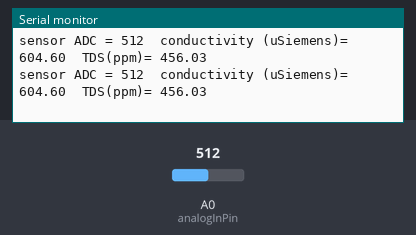
Bench run of a sketch on a simulated Arduino Uno, built with avr-gcc and run on an emulated ATmega328P. Shown: the last lines printed to the serial monitor. Inputs (shaded band) come from the test bench; at power-on: A0 (analogInPin) = 512.

Above: at 1.3 s.
1.4 s: A0 (analogInPin) set to 716
At 1.9 s:
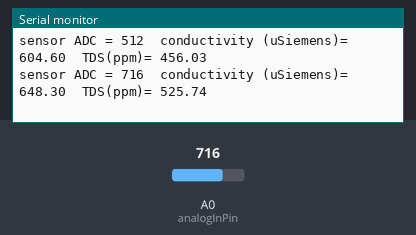
2.9 s: A0 (analogInPin) set to 900
At 3.4 s:
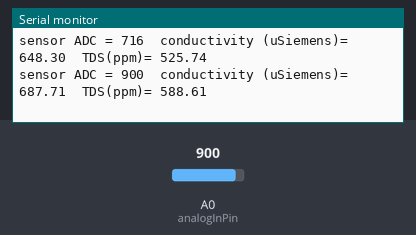
Timing chart, 0 to 5.9 s (numbered marks = the images above; inputs shaded):
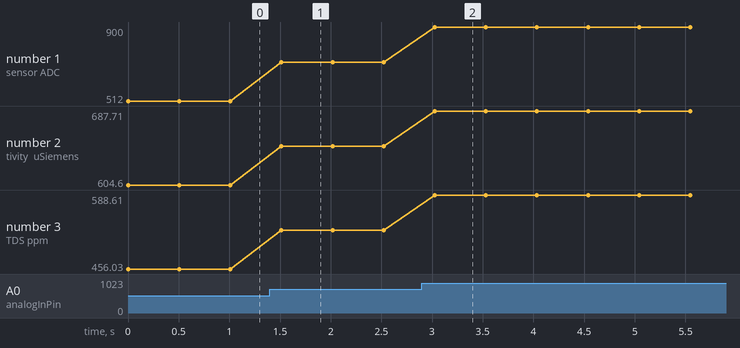

Measured:
- after the input at 1.4 s, the serial monitor: prints a new line after 0.11 s (image 1)
- after the input at 2.9 s, the serial monitor: prints a new line after 0.13 s (image 2)
- plotted number 1: 512 → 716 after the input at 1.4 s, 716 → 900 after the input at 2.9 s
- plotted number 2: 604.6 → 648.3 after the input at 1.4 s, 648.3 → 687.71 after the input at 2.9 s
- plotted number 3: 456.03 → 525.74 after the input at 1.4 s, 525.74 → 588.61 after the input at 2.9 s

The sketch:

index.ino
```cpp
/*
tes sensor Konduktivitas / TDS / Kadar Garam
depoinovasi.com
*/

/*
wiring:
terminal 5V -> 5V arduino
terminal output ->  A0 arduino
terminal GND -> GND arduino
*/

#define analogInPin  A0  // Analog input pin

//variable
int sensorValue; //adc value
float outputValueConductivity; //conductivity value
float outputValueTDS; //TDS value

void setup() {
  //initialize serial communications at 9600 bps:
  Serial.begin(9600);
}

void loop() {
  //read the analog in value:
  sensorValue = analogRead(analogInPin);

  //Mathematical Conversion from ADC to conductivity (uSiemens)
  //rumus berdasarkan datasheet
  outputValueConductivity = (0.2142*sensorValue)+494.93;

  //Mathematical Conversion from ADC to TDS (ppm)
  //rumus berdasarkan datasheet
  outputValueTDS = (0.3417*sensorValue)+281.08;

  //print the results to the serial monitor:
  Serial.print("sensor ADC = ");
  Serial.print(sensorValue);
  Serial.print("  conductivity (uSiemens)= ");
  Serial.print(outputValueConductivity);
  Serial.print("  TDS(ppm)= ");
  Serial.println(outputValueTDS);

  delay(500);
}
```
